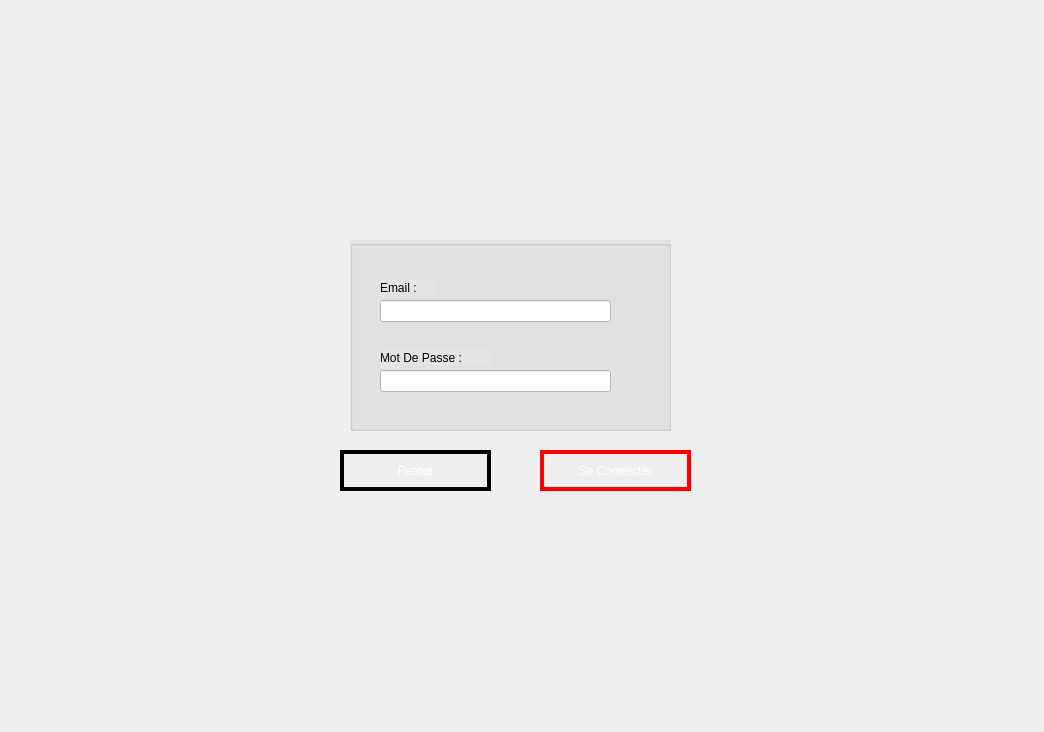
<?xml version="1.0" encoding="UTF-8"?>
<ui version="4.0">
 <class>Dialog</class>
 <widget class="QDialog" name="Dialog">
  <property name="geometry">
   <rect>
    <x>0</x>
    <y>0</y>
    <width>1044</width>
    <height>732</height>
   </rect>
  </property>
  <property name="windowTitle">
   <string>Dialog</string>
  </property>
  <widget class="QLabel" name="label">
   <property name="geometry">
    <rect>
     <x>0</x>
     <y>-40</y>
     <width>1051</width>
     <height>771</height>
    </rect>
   </property>
   <property name="styleSheet">
    <string notr="true">image: url(:/new/prefix1/Background.png);</string>
   </property>
   <property name="text">
    <string/>
   </property>
  </widget>
  <widget class="QGroupBox" name="groupBox">
   <property name="geometry">
    <rect>
     <x>350</x>
     <y>240</y>
     <width>321</width>
     <height>191</height>
    </rect>
   </property>
   <property name="styleSheet">
    <string notr="true">font: 9pt &quot;Sitka&quot;;
background-color: rgb(228, 228, 228);</string>
   </property>
   <property name="title">
    <string/>
   </property>
   <widget class="QLabel" name="label_2">
    <property name="geometry">
     <rect>
      <x>30</x>
      <y>40</y>
      <width>56</width>
      <height>16</height>
     </rect>
    </property>
    <property name="text">
     <string>Email :</string>
    </property>
   </widget>
   <widget class="QLabel" name="label_3">
    <property name="geometry">
     <rect>
      <x>30</x>
      <y>110</y>
      <width>111</width>
      <height>16</height>
     </rect>
    </property>
    <property name="text">
     <string>Mot De Passe :</string>
    </property>
   </widget>
   <widget class="QLineEdit" name="lineEdit_email">
    <property name="geometry">
     <rect>
      <x>30</x>
      <y>60</y>
      <width>231</width>
      <height>22</height>
     </rect>
    </property>
    <property name="styleSheet">
     <string notr="true">background-color: rgb(255, 255, 255);</string>
    </property>
   </widget>
   <widget class="QLineEdit" name="lineEdit_motdepasse">
    <property name="geometry">
     <rect>
      <x>30</x>
      <y>130</y>
      <width>231</width>
      <height>22</height>
     </rect>
    </property>
    <property name="styleSheet">
     <string notr="true">background-color: rgb(255, 255, 255);</string>
    </property>
   </widget>
  </widget>
  <widget class="QPushButton" name="Connecter">
   <property name="geometry">
    <rect>
     <x>540</x>
     <y>450</y>
     <width>151</width>
     <height>41</height>
    </rect>
   </property>
   <property name="styleSheet">
    <string notr="true">background-color: transparent;
border :none;
border :4px solid red ;
color: white;
padding-left: 20px;
padding-right:20px;
color-hover:red;
border-hover:6px solid white;

</string>
   </property>
   <property name="text">
    <string>Se Connecter</string>
   </property>
  </widget>
  <widget class="QPushButton" name="Retour">
   <property name="geometry">
    <rect>
     <x>340</x>
     <y>450</y>
     <width>151</width>
     <height>41</height>
    </rect>
   </property>
   <property name="styleSheet">
    <string notr="true">background-color: transparent;
border :none;
border :4px solid bleu ;
color: white;
padding-left: 20px;
padding-right:20px;
color-hover:red;
border-hover:6px solid white;

</string>
   </property>
   <property name="text">
    <string>Retour</string>
   </property>
  </widget>
 </widget>
 <resources/>
 <connections/>
</ui>
